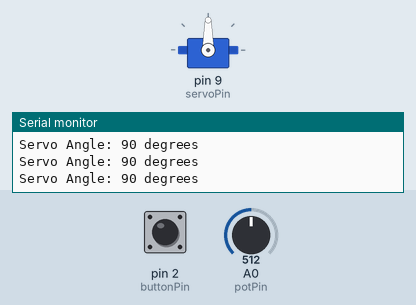
The sketch below on a simulated Arduino Uno, built with avr-gcc and run on an emulated ATmega328P. On the bench: servo, the last lines printed to the serial monitor. The inputs (shaded band) are chosen by the test bench; at power-on: pin 2 (buttonPin) LOW, A0 (potPin) = 512.

Above: at 1.2 s.
1.3 s: pin 2 (buttonPin) pulled HIGH for 0.25 s
At 2.16 s:
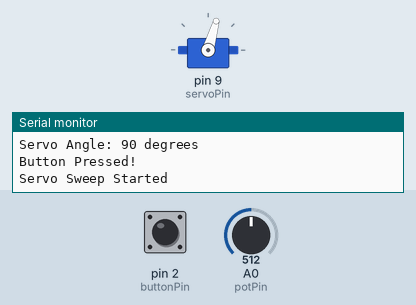
4.3 s: A0 (potPin) set to 306
6.7 s: A0 (potPin) set to 0
At 8.0 s:
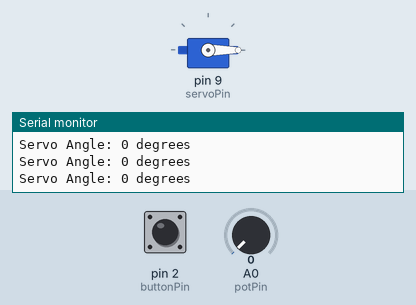
8.3 s: pin 2 (buttonPin) pulled HIGH for 1 s
At 8.92 s:
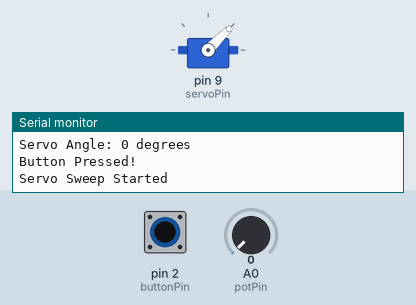
Timing chart, 0 to 12.4 s (numbered marks = the images above; inputs shaded):
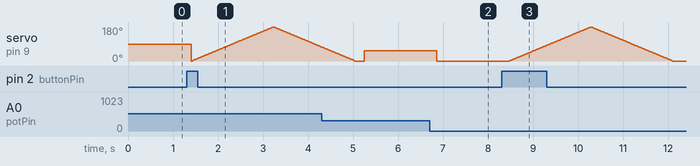

Measured:
- after the input at 6.7 s, servo on pin 9 (servoPin): 53° → 0° after 0.16 s
- after the input at 8.3 s, servo on pin 9 (servoPin): rises from 0° to 180° in 1.8 s, then falls to 0° in 1.8 s

The sketch:

servo_control.ino
```cpp
#include <Servo.h>

Servo myServo;

const int potPin = A0;
const int buttonPin = 2;
const int servoPin = 9;

bool lastButtonState = LOW;

void setup() {
  myServo.attach(servoPin);

  pinMode(buttonPin, INPUT);

  Serial.begin(9600);

  Serial.println("=== Servo Motor Control ===");
}

void loop() {

  // Read Potentiometer
  int potValue = analogRead(potPin);

  // Map to Servo Angle
  int angle = map(potValue, 0, 1023, 0, 180);

  // Move Servo
  myServo.write(angle);

  // Display Angle
  Serial.print("Servo Angle: ");
  Serial.print(angle);
  Serial.println(" degrees");

  // Read Button
  bool buttonState = digitalRead(buttonPin);

  // Button Pressed
  if (buttonState == HIGH && lastButtonState == LOW) {

    Serial.println("Button Pressed!");
    Serial.println("Servo Sweep Started");

    // 0 -> 180
    for (int i = 0; i <= 180; i++) {
      myServo.write(i);
      delay(10);
    }

    // 180 -> 0
    for (int i = 180; i >= 0; i--) {
      myServo.write(i);
      delay(10);
    }

    Serial.println("Servo Sweep Completed");
  }

  lastButtonState = buttonState;

  delay(200);
}
```
